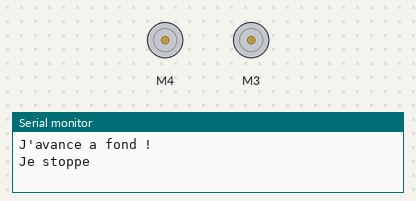
Bench run of a sketch on a simulated Arduino Uno, built with avr-gcc and run on an emulated ATmega328P. Parts: 2 × DC motor (green arrow = forward, orange = backward, longer = faster), the last lines printed to the serial monitor.

Above: at 0.5 s.
At 1.5 s:
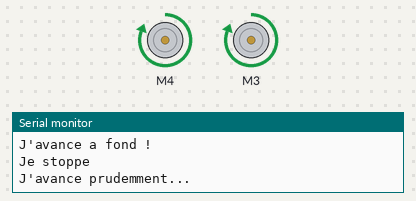
At 2.5 s:
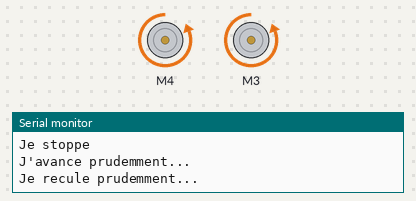
At 4.5 s:
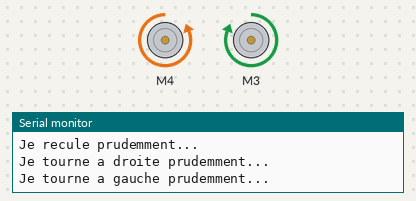
Timing chart, 0 to 6.5 s (numbered marks = the images above):
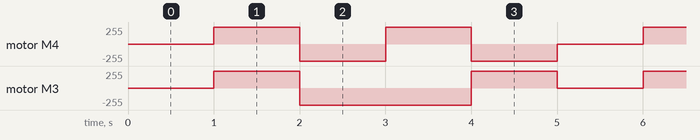

Measured:
- by itself, motor M4: repeats every 5.0 s: backward 255/255 1.0 s, forward 255/255 1.0 s, backward 255/255 1.0 s, stopped 1.0 s, forward 255/255 1.0 s
- by itself, motor M3: repeats every 5.0 s: backward 255/255 2.0 s, forward 255/255 1.0 s, stopped 1.0 s, forward 255/255 1.0 s

The sketch:

robot-capteurproximite.ino
```cpp
#include <AFMotor.h>

AF_DCMotor moteurGauche(4);
AF_DCMotor moteurDroite(3);

#define PROCHE 20
#define DANGER 10
#define AFOND 200
#define PRUDENT 50
#define NBMESURE 5
#define VSON 59

//initialisation
int pinTrig = 12; //pin numérique utilisé pour le capteur ultrasons.
int pinEcho = 11; //pin numérique utilisé pour le capteur ultrasons.

void setup() {
  Serial.begin(9600);
  pinMode(pinTrig, OUTPUT);
  digitalWrite(pinTrig, LOW);
  pinMode(pinEcho, INPUT);

  // turn on motor
  moteurGauche.setSpeed(255);
  moteurDroite.setSpeed(255);


  avance(AFOND); //on démarre le robot
 }

void loop() {
  arret();
  delay(1000);
  avance(255);
  delay(1000);
  recule(255);
  delay(1000);
  tourneDroite(255);
  delay(1000);
  tourneGauche(255);
  delay(1000);

}

void arret(){
  Serial.println("Je stoppe");
  //fonction d'arrêt des moteurs
  moteurGauche.run(RELEASE);
  moteurDroite.run(RELEASE);
}

void defVitesse(int v){
  moteurGauche.setSpeed(v); //on redéfinit la vitesse
  moteurDroite.setSpeed(v); //des deux moteurs
}

void avance(int v){
  Serial.print("J'avance");
  affiche(v);
  defVitesse(v); //appel de la fonction pour définir la vitesse
  moteurGauche.run(FORWARD);
  moteurDroite.run(FORWARD);
  //fonctin de mise en route des deux moteurs dans le sens avant
  // on utilise la variable v pour le pilotage PWM
}

void recule(int v){
  Serial.print("Je recule");
  affiche(v);
  //fonctin de mise en route des deux moteurs dans le sens arrière
  // on utilise la variable v pour le pilotage PWM
 //fonction de marche arrière
  defVitesse(v);
  moteurGauche.run(BACKWARD);
  moteurDroite.run(BACKWARD);
}

void tourneDroite(int v){
  Serial.print("Je tourne a droite");
  affiche(v);
  //fonction de rotation à droite : un moteur dans un sens, l'autre dans le sens opposé
  // on utilise la variable v pour le pilotage PWM
  defVitesse(v);
  moteurGauche.run(FORWARD);
  moteurDroite.run(BACKWARD);
}

void tourneGauche(int v){
  Serial.print("Je tourne a gauche");
  affiche(v);
  //fonction de rotation à gauche : un moteur dans un sens, l'autre dans le sens opposé
  // on utilise la variable v pour le pilotage PWM
  defVitesse(v);
  moteurGauche.run(BACKWARD);
  moteurDroite.run(FORWARD);
}
void affiche(int v){
  //fonction complémentaire d'affichage
  if (v==AFOND){
    Serial.println(" a fond !");
  }
  else{
    Serial.println(" prudemment...");
  }
}
```
